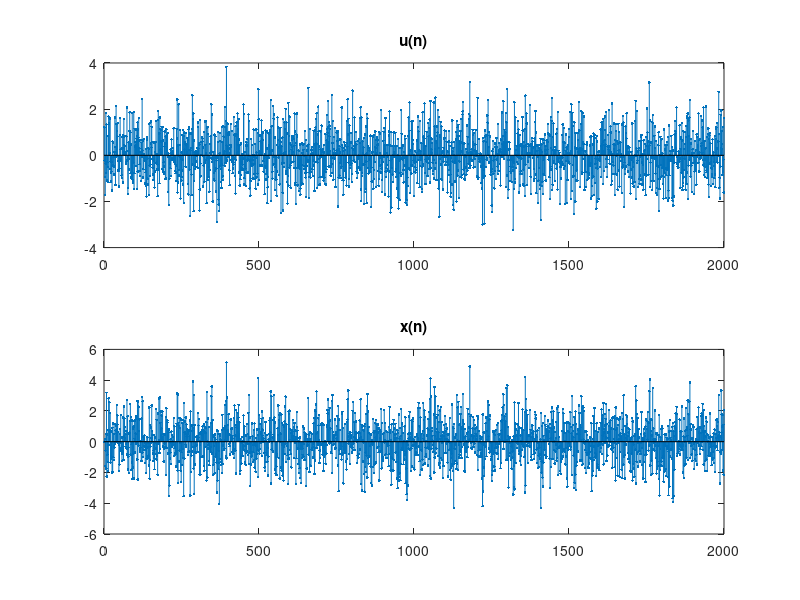

Write MATLAB code to recreate this figure.
% sp_lab_3_2

% 设置随机数种子
rng(2023);
N = 2000;
% 设置噪声样本序列的均值和标准差
mu = 0;
sigma = 1;
% 生成正态分布随机噪声样本序列
u = normrnd(mu, sigma, [1, N]);

subplot(2, 1, 1);
stem(u, '.');
title('u(n)');

n = 3:2000;
x(n) = u(n) - 0.36 * u(n - 1) + 0.85 * u(n - 2);
subplot(2, 1, 2);
stem(x, '.');
title('x(n)');
